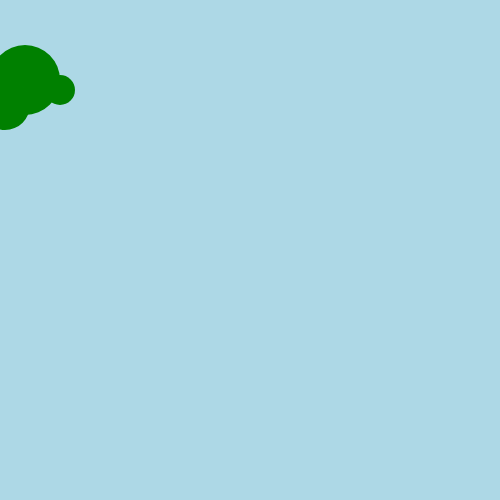
Frame 1 (no input)
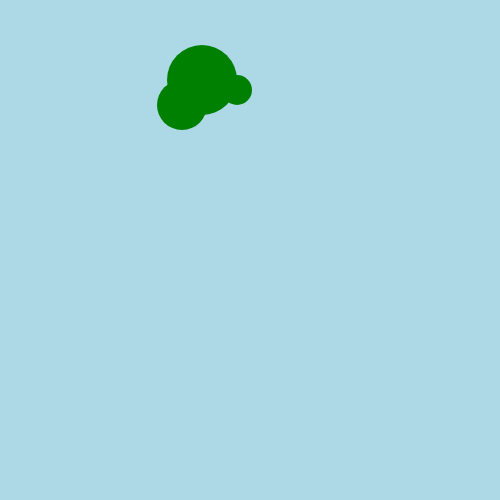
Frame 60 (no input)
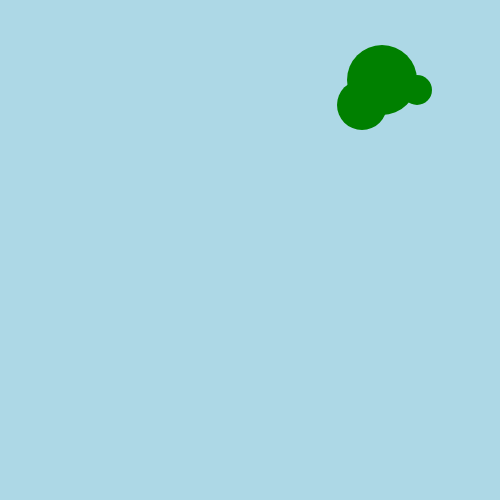
Frame 120 (the mouse pressed at the canvas centre since frame 60)

The p5.js sketch that drew these frames (run headless with seeded random() and noise() and a simulated clock; from frame 60 on, the mouse is pressed at the canvas centre):

// p5.js sketch
// ── sketch.js
var x = 0;

function setup() {

  createCanvas(500, 500);
  ellipseMode(CENTER);

}

function draw() {
  background('lightblue');


  push();
  translate(x, 0);
  makePaper();
  x = x + 3 ;
  if (x > width)
  x = 0 ;
  pop();

}

function makePaper() {
  noStroke();
  fill('green');
  ellipse(25, 80, 70, 70);
  ellipse(5, 105, 50, 50);
  ellipse(60, 90, 30, 30);
}
